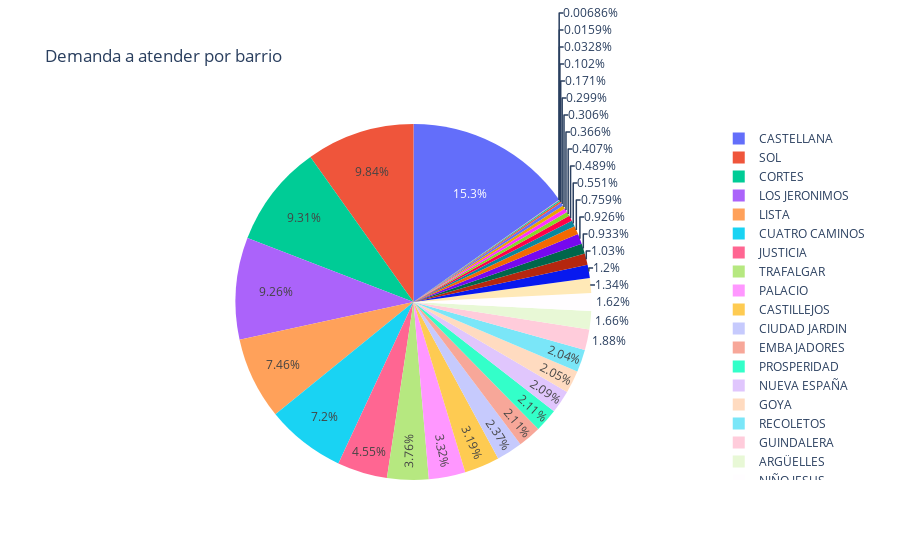

The notebook cell this image was saved under:
### Markdown cell above
ANÁLISIS

### Code cell
# df = px.data.gapminder() #.query("year == 2007").query("continent == 'Europe'")
# df.loc[df['pop'] < 2.e6, 'country'] = 'Other countries' # Represent only large countries
fig = px.pie(CANDIDATOS, values='DEMANDA_A_ATENDER', names='BARRIO', title='Demanda a atender por barrio')
fig.show()

### Figure 1 — Plotly figure (JSON) as saved in the notebook; plotly's stock layout.template omitted (floating-point values rounded to 4 significant figures)
{"data": [{"domain": {"x": [0, 1], "y": [0, 1]}, "hovertemplate": "BARRIO=%{label}<br>DEMANDA_A_ATENDER=%{value}<extra></extra>", "labels": ["FONTARRON", "ARGÜELLES", "MIRASIERRA", "TRAFALGAR", "JUSTICIA", "ROSAS", "CORRALEJOS", "ADELFAS", "LISTA", "SOL", "CUATRO CAMINOS", "CORTES", "RECOLETOS", "SAN PASCUAL", "SOL", "CIUDAD JARDIN", "JUSTICIA", "LOS JERONIMOS", "VALDEFUENTES", "CORTES", "CASTELLANA", "PUERTA DEL ANGEL", "ALMAGRO", "CASTELLANA", "AEROPUERTO", "NIÑO JESUS", "PALOMERAS SURESTE", "EMBAJADORES", "TRAFALGAR", "GOYA", "PROSPERIDAD", "EMBAJADORES", "CASTELLANA", "CUATRO CAMINOS", "SOL", "CASTILLEJOS", "NUEVA ESPAÑA", "LOS JERONIMOS", "LISTA", "CUATRO CAMINOS", "SOL", "PALACIO", "GUINDALERA", "ATOCHA", "RECOLETOS", "PROSPERIDAD", "PALACIO", "UNIVERSIDAD", "ARAVACA", "CORTES", "CASTILLA", "JUSTICIA", "LOS JERONIMOS", "CIUDAD JARDIN", "CUATRO CAMINOS", "SIMANCAS", "AGUILAS", "CASTILLEJOS"], "legendgroup": "", "name": "", "showlegend": true, "type": "pie", "values": [1.549, 8.627, 0.03559, 7.414, 11.34, 2.108, 0.5278, 4.804, 22.58, 12.85, 15.07, 15.24, 8.141, 2.535, 9.343, 5.245, 10.09, 13.67, 5.348, 11.29, 25.34, 3.935, 4.839, 28.62, 0.08268, 8.391, 6.964, 4.692, 12.1, 10.62, 3.934, 6.243, 25.15, 10.66, 12.07, 7.46, 10.84, 15.14, 16.11, 1.999, 16.76, 9.144, 9.735, 2.858, 2.423, 6.988, 8.088, 6.208, 1.585, 21.76, 0.8889, 2.143, 19.21, 7.048, 9.594, 1.897, 0.1703, 9.088]}], "layout": {"legend": {"tracegroupgap": 0}, "title": {"text": "Demanda a atender por barrio"}}}
